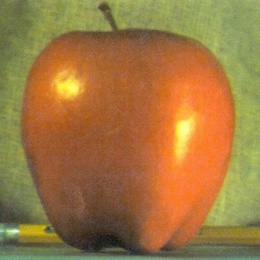
%> input picture apple.jpg, 260 x 260 px, shrunk from 512 x 512 before the run
$ octave --eval "result = gaussianstack(imread('apple.jpg'));"   (GNU Octave 9; MATLAB toolbox functions it lacks are replaced by stand-ins)
%> lines starting %> are read from the running program, lines starting %| are printed output that depends on the picture
function [ X1, X2, X3, X4, X5 ] = gaussianstack( I )

    x = 201;
    y = 201;

    X1 = imfilter(I, fspecial('Gaussian', [x y], 2));
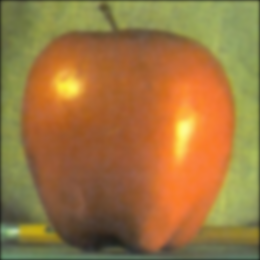
%> X1: size 260x260x3 uint8; mean R, G, B 157.5, 117.9, 63.6
    X2 = imfilter(I, fspecial('Gaussian', [x y], 4));
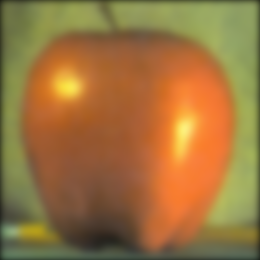
%> X2: size 260x260x3 uint8; mean R, G, B 155.9, 116.2, 62.6
    X3 = imfilter(I, fspecial('Gaussian', [x y], 8));
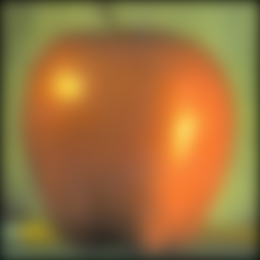
%> X3: size 260x260x3 uint8; mean R, G, B 152.9, 112.9, 60.5
    X4 = imfilter(I, fspecial('Gaussian', [x y], 16));
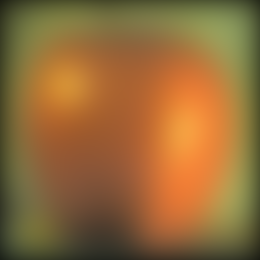
%> X4: size 260x260x3 uint8; mean R, G, B 146.8, 106.6, 56.8
    X5 = imfilter(I, fspecial('Gaussian', [x y], 32));
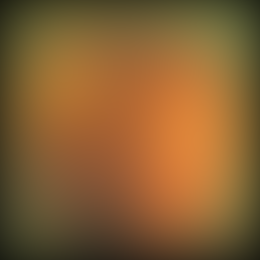
%> X5: size 260x260x3 uint8; mean R, G, B 133.8, 95.3, 50.5


end
